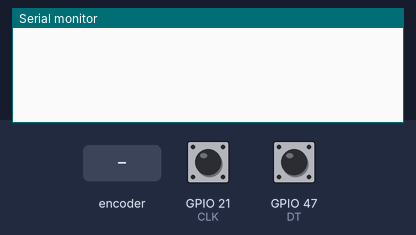
Bench run of a sketch on a simulated ESP32. Shown: the last lines printed to the serial monitor. Inputs (shaded band) come from the test bench; at power-on: GPIO 21 (CLK) HIGH, GPIO 47 (DT) HIGH.

Above: at 1.2 s.
1.3 s: rotary encoder on GPIO 21 (CLK) / GPIO 47 (DT) turned 1 step (first pin leading)
At 2.6 s:
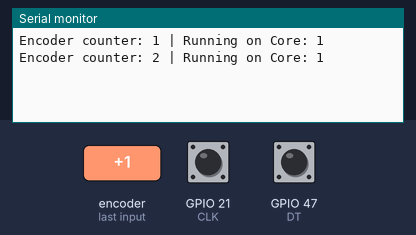
3.0 s: rotary encoder on GPIO 21 (CLK) / GPIO 47 (DT) turned 1 step (first pin leading)
At 4.1 s:
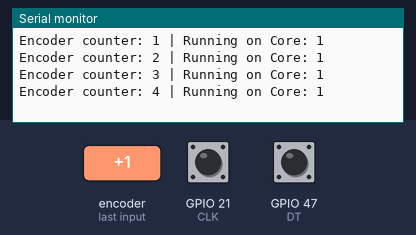
Timing chart, 0 to 6.0 s (numbered marks = the images above; inputs shaded):
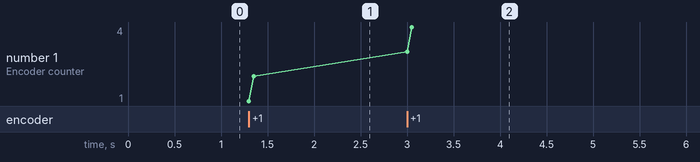

The sketch:

encoder.ino
```cpp
#define CLK 21
#define DT 47
#define SW 48

int counter = 0;
int lastCLK = HIGH;

void taskEncoder(void *pvParameters) {
  while (1) {
    int newCLK = digitalRead(CLK);
    if (newCLK != lastCLK) {
      if (digitalRead(DT) != newCLK) counter++;
      else counter--;
      Serial.print("Encoder counter: ");
      Serial.print(counter);
      Serial.print(" | Running on Core: ");
      Serial.println(xPortGetCoreID());
    }
    lastCLK = newCLK;
    delay(10);
  }
}

void setup() {
  Serial.begin(115200);
  pinMode(CLK, INPUT);
  pinMode(DT, INPUT);
  pinMode(SW, INPUT_PULLUP);

  // Core 0
  xTaskCreatePinnedToCore(taskEncoder, "taskEncoder_Core0", 2000, NULL, 1, NULL, 0);

  // Core 1
  // xTaskCreatePinnedToCore(taskEncoder, "taskEncoder_Core1", 2000, NULL, 1, NULL, 1);
}

void loop() {}
```

Measured:
- after the input at 1.3 s, the serial monitor: prints a new line at once (image 1)
- after the input at 3.0 s, the serial monitor: prints a new line at once (image 2)
- plotted number 1: 2 → 4 after the input at 3.0 s
